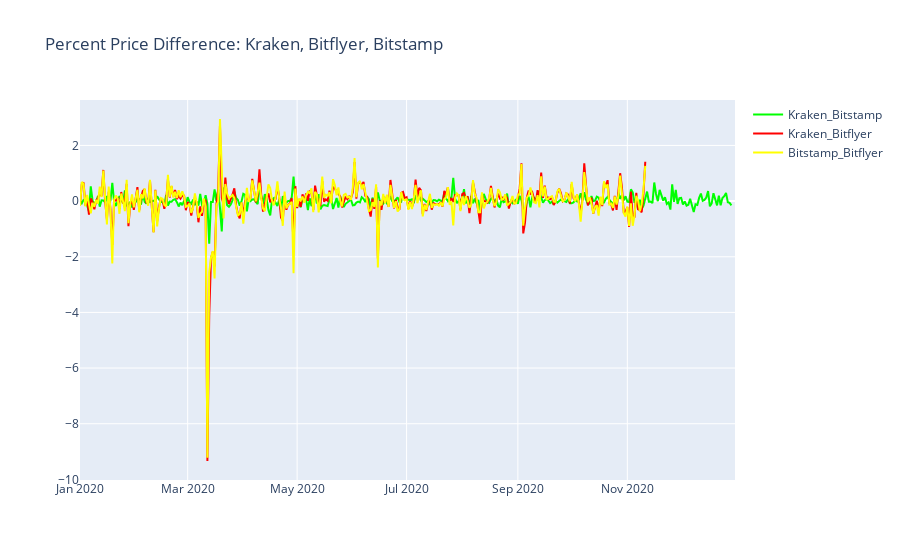

The notebook cell this image was saved under:
### Markdown cell above
There are 64 days in 2020 when the price difference passed 0.5% threshold betweeen Bitstamp and Bitflyer. Let's visualize the percent change of all 3 exchanges.

### Code cell
trace0 = go.Scatter(x=df.index, y=df.percent_change, name='Kraken_Bitstamp', line=dict(color='lime'))
trace1 = go.Scatter(x=df2.index, y=df2.percent_change, name='Kraken_Bitflyer', line=dict(color='red'))
trace2 = go.Scatter(x=df3.index, y=df3.percent_change, name='Bitstamp_Bitflyer', line=dict(color='yellow'))

data = [trace0, trace1, trace2]
layout = dict(
            title='Percent Price Difference: Kraken, Bitflyer, Bitstamp',
              xaxis = dict(
        range = ['2020-01-01','2020-12-31']
              )
             )

fig = dict(data=data, layout=layout)
py.iplot(fig)

### Figure 1 — Plotly figure (JSON) as saved in the notebook; plotly's stock layout.template omitted (floating-point values rounded to 4 significant figures; data arrays with more than 128 entries replaced by an {"elided": "..."} marker saying what was removed)
{"data": [{"line": {"color": "lime"}, "name": "Kraken_Bitstamp", "type": "scatter", "x": {"elided": "364 str values"}, "y": {"elided": "364 float values"}}, {"line": {"color": "red"}, "name": "Kraken_Bitflyer", "type": "scatter", "x": {"elided": "364 str values"}, "y": {"elided": "364 float values"}}, {"line": {"color": "yellow"}, "name": "Bitstamp_Bitflyer", "type": "scatter", "x": {"elided": "364 str values"}, "y": {"elided": "364 float values"}}], "layout": {"title": {"text": "Percent Price Difference: Kraken, Bitflyer, Bitstamp"}, "xaxis": {"range": ["2020-01-01", "2020-12-31"]}}}
